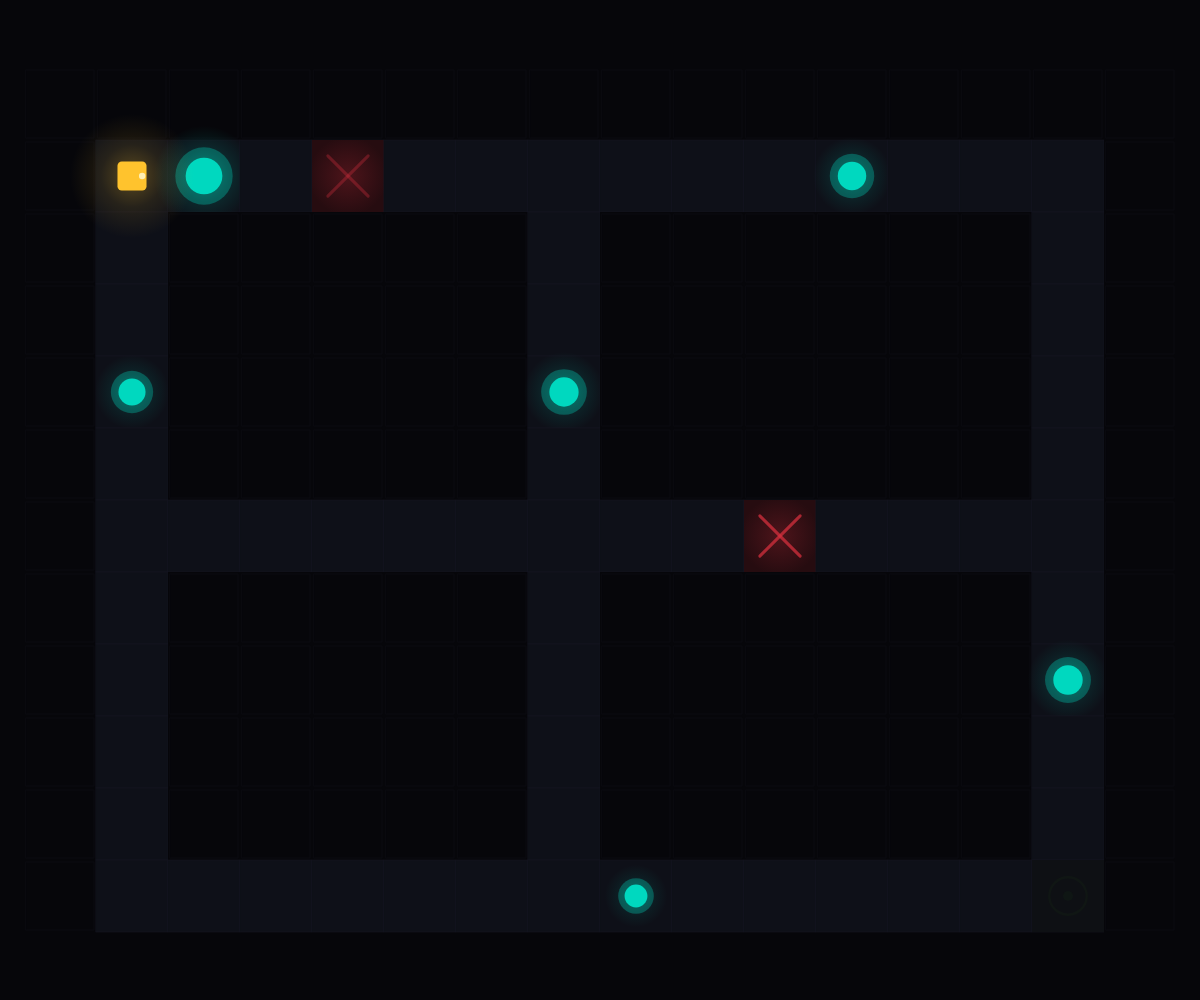
Frame 1 (no input)
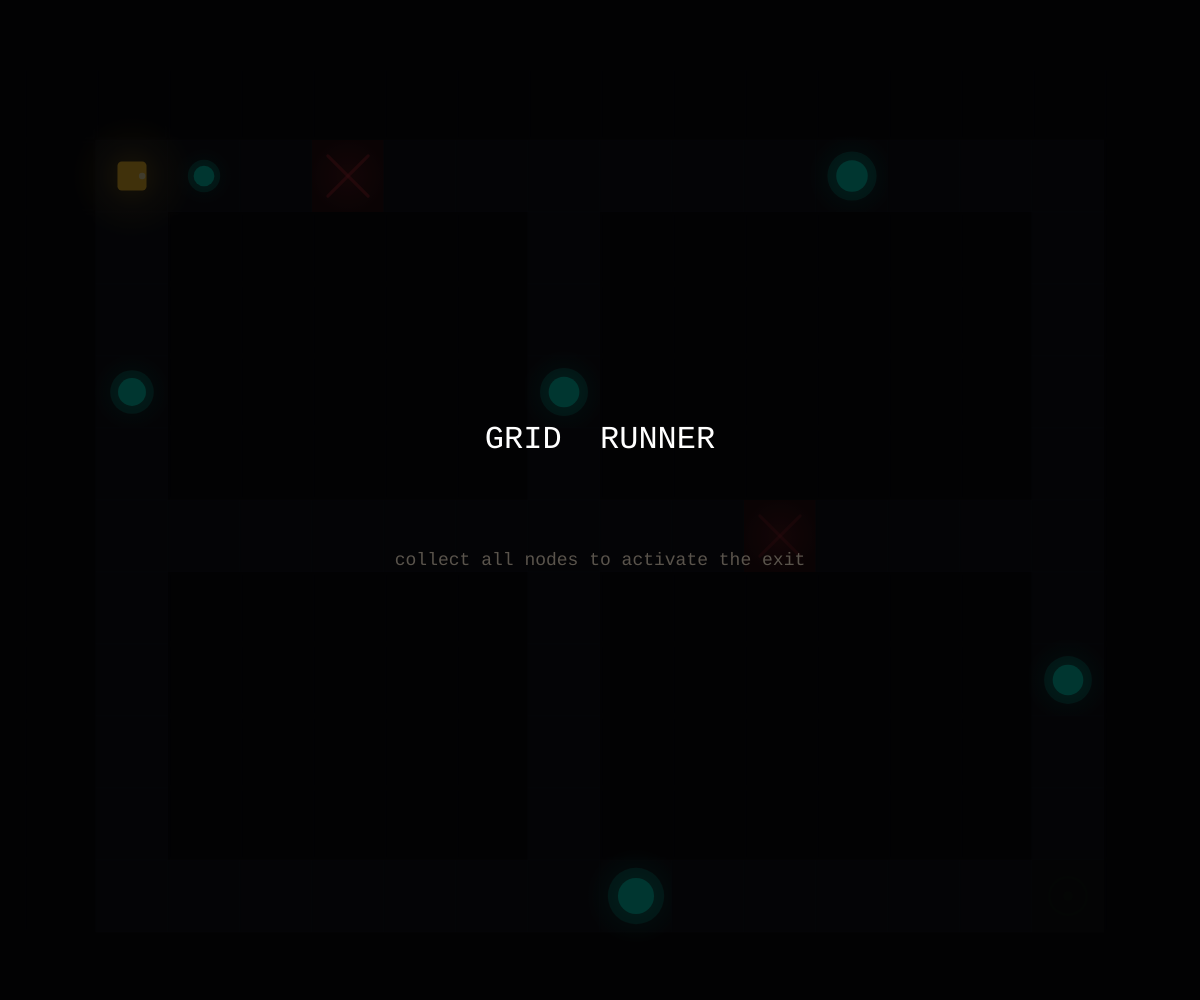
Frame 60 (no input)
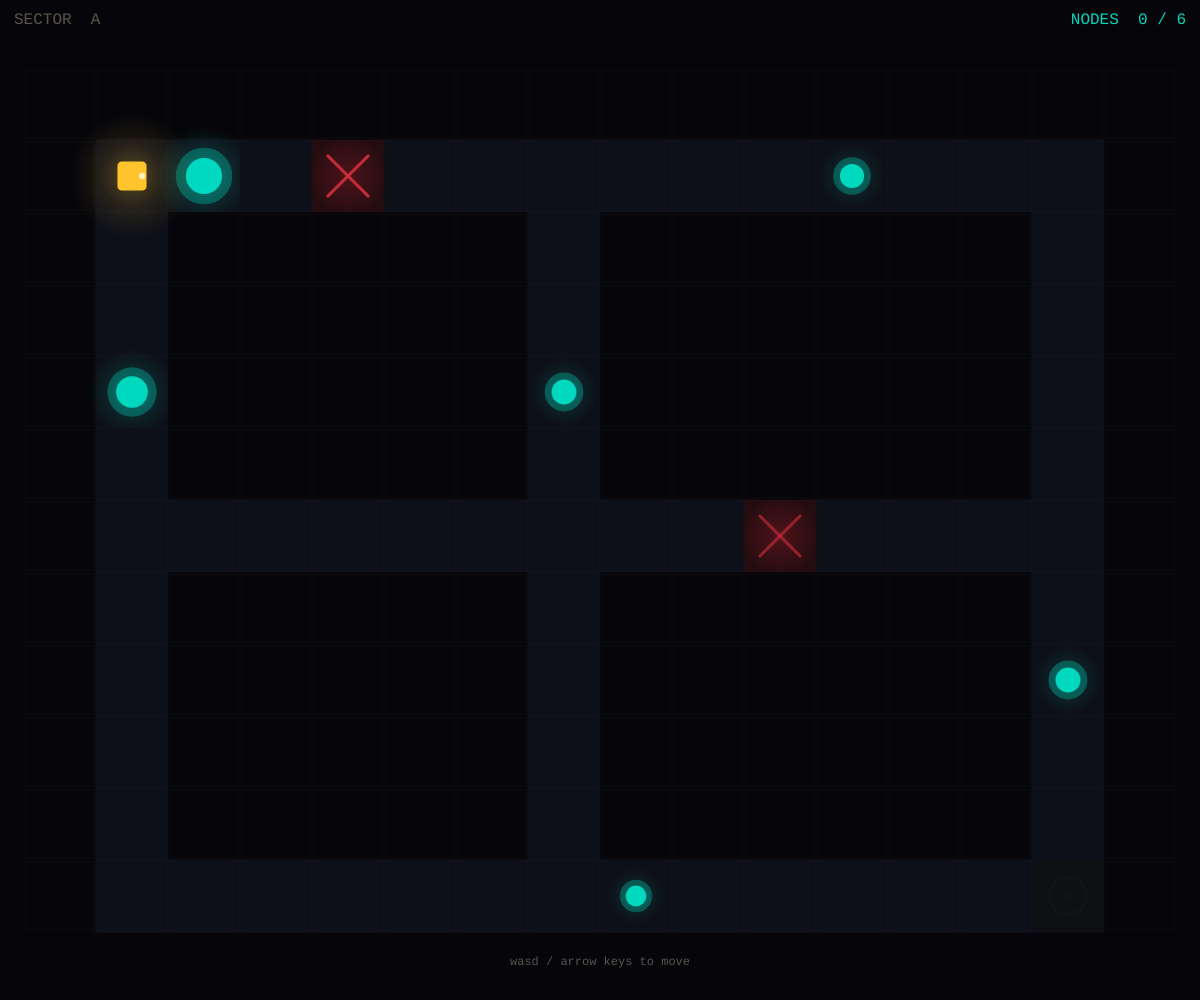
Frame 120 (the mouse pressed at the canvas centre since frame 60)

The p5.js sketch that drew these frames (run headless with seeded random() and noise() and a simulated clock; from frame 60 on, the mouse is pressed at the canvas centre):

// p5.js sketch
// ── sketch.js
// sketch.js - sidequest 04: grid runner
// state machine + rendering for a tile-based level crawler
// level data lives in levels.js - this file just loops over it

// ---- game state ----
let gameState   = 'title';  // 'title' | 'play' | 'trans_out' | 'trans_in' | 'end'
let levelIdx    = 0;
let level       = null;
let TILE        = 50;
let OX          = 0;   // canvas offset X (centers level)
let OY          = 0;   // canvas offset Y

// ---- player ----
let player = { x: 0, y: 0, dx: 0, dy: 0, size: 0 };
let startX  = 0,  startY  = 0;  // respawn position
let lastDX  = 1,  lastDY  = 0;  // direction memory for drawing facing arrow

// ---- nodes ----
let collected;   // Set of 'row,col' strings for collected nodes
let totalNodes;  // total in current level (computed from map)

// ---- transition ----
let transAlpha  = 0;   // 0-255 black overlay for level fade
let titleTimer  = 0;   // frames spent on title card

// ---- flash on hazard hit ----
let hitFlash    = 0;   // frames of red screen flash remaining

const SPEED       = 0;   // placeholder - computed per level in loadLevel
const TRANS_SPEED = 6;
const HIT_DUR     = 18;

// ---- palette ----
const C_WALL_D   = [6,   6,   10 ];
const C_WALL_L   = [10,  10,  16 ];
const C_FLOOR    = [14,  16,  24 ];
const C_FLOOR_G  = [20,  22,  34 ];  // floor grid line
const C_NODE     = [0,   215, 190];  // cyan-mint
const C_HAZ      = [215, 48,  62 ];  // neon red
const C_EXIT_D   = [20,  35,  22 ];  // exit dim
const C_EXIT_A   = [45,  230, 105];  // exit active
const C_PLAYER   = [255, 195, 45 ];  // warm gold
const C_TEXT     = [175, 168, 158];
const C_MUTED    = [90,  84,  76 ];

function setup() {
  createCanvas(windowWidth, windowHeight);
  textFont('monospace');
  noStroke();
  loadLevel(0);
}

// ---- level loading ----

function loadLevel(idx) {
  levelIdx = idx;
  level    = LEVELS[idx];

  let rows = level.map.length;
  let cols = level.map[0].length;

  // tile size that fits the canvas - leave a small margin
  TILE = floor(min((width  * 0.96) / cols,
                   (height * 0.96) / rows));

  OX = floor((width  - cols * TILE) / 2);
  OY = floor((height - rows * TILE) / 2);

  collected  = new Set();
  totalNodes = 0;

  // scan map: count nodes, find player start
  for (let r = 0; r < rows; r++) {
    for (let c = 0; c < cols; c++) {
      let t = level.map[r][c];
      if (t === T_NODE)  totalNodes++;
      if (t === T_START) { startX = OX + c * TILE + TILE / 2;
                           startY = OY + r * TILE + TILE / 2; }
    }
  }

  player.x    = startX;
  player.y    = startY;
  player.dx   = 0;
  player.dy   = 0;
  player.size = TILE * 0.48;

  lastDX = 1; lastDY = 0;
  hitFlash   = 0;
}

// ---- tile helpers ----

function tileAt(px, py) {
  let col = floor((px - OX) / TILE);
  let row = floor((py - OY) / TILE);
  let map = level.map;
  if (row < 0 || row >= map.length || col < 0 || col >= map[0].length) return T_WALL;
  return map[row][col];
}

function isWall(px, py) {
  return tileAt(px, py) === T_WALL;
}

// ---- main loop ----

function draw() {
  background(...C_WALL_D);

  if (gameState === 'title') {
    drawTiles();
    drawPlayer();
    drawTitleCard();
    titleTimer++;
    if (titleTimer > 110) gameState = 'play';
    return;
  }

  if (gameState === 'end') {
    drawEndScreen();
    return;
  }

  // trans_out: fade to black, then load next level and flip to trans_in
  if (gameState === 'trans_out') {
    drawTiles();
    drawPlayer();
    drawHUD();
    transAlpha = min(transAlpha + TRANS_SPEED, 255);
    fill(0, 0, 0, transAlpha);
    noStroke();
    rect(0, 0, width, height);
    if (transAlpha >= 255) {
      if (levelIdx + 1 < LEVELS.length) {
        loadLevel(levelIdx + 1);
        titleTimer  = 0;
        gameState   = 'trans_in';
        transAlpha  = 255;
      } else {
        gameState = 'end';
      }
    }
    return;
  }

  if (gameState === 'trans_in') {
    drawTiles();
    drawPlayer();
    drawHUD();
    transAlpha = max(transAlpha - TRANS_SPEED, 0);
    fill(0, 0, 0, transAlpha);
    noStroke();
    rect(0, 0, width, height);
    // show level label as it fades in
    if (transAlpha > 80) {
      textSize(constrain(width * 0.038, 18, 34));
      textAlign(CENTER, CENTER);
      fill(255, 255, 255, transAlpha * 0.8);
      text(level.name, width / 2, height / 2);
    }
    if (transAlpha <= 0) gameState = 'play';
    return;
  }

  // ---- gameState === 'play' ----
  movePlayer();
  checkTile();
  drawTiles();
  drawPlayer();
  drawHUD();

  // red flash on hazard hit
  if (hitFlash > 0) {
    fill(200, 30, 40, map(hitFlash, 0, HIT_DUR, 0, 90));
    noStroke();
    rect(0, 0, width, height);
    hitFlash--;
  }
}

// ---- movement + collision ----

function movePlayer() {
  let spd   = TILE * 0.065;
  let vx    = 0, vy = 0;

  if (keyIsDown(LEFT_ARROW)  || keyIsDown(65)) vx = -spd;
  if (keyIsDown(RIGHT_ARROW) || keyIsDown(68)) vx =  spd;
  if (keyIsDown(UP_ARROW)    || keyIsDown(87)) vy = -spd;
  if (keyIsDown(DOWN_ARROW)  || keyIsDown(83)) vy =  spd;

  // save last direction for the facing indicator
  if (vx !== 0 || vy !== 0) { lastDX = vx; lastDY = vy; }

  let hw = player.size * 0.46;

  // x and y resolved independently - lets player slide along walls
  if (vx !== 0) {
    let ex = vx > 0 ? player.x + hw + vx : player.x - hw + vx;
    if (!isWall(ex, player.y - hw + 1) && !isWall(ex, player.y + hw - 1)) {
      player.x += vx;
    }
  }
  if (vy !== 0) {
    let ey = vy > 0 ? player.y + hw + vy : player.y - hw + vy;
    if (!isWall(player.x - hw + 1, ey) && !isWall(player.x + hw - 1, ey)) {
      player.y += vy;
    }
  }
}

// ---- tile interaction (collect nodes, trigger hazard/exit) ----

function checkTile() {
  let col = floor((player.x - OX) / TILE);
  let row = floor((player.y - OY) / TILE);
  let key = `${row},${col}`;
  let map = level.map;
  if (row < 0 || row >= map.length || col < 0 || col >= map[0].length) return;

  let t = map[row][col];

  if (t === T_NODE && !collected.has(key)) {
    collected.add(key);
  }

  if (t === T_HAZARD) {
    player.x = startX;
    player.y = startY;
    hitFlash  = HIT_DUR;
  }

  if (t === T_EXIT && collected.size >= totalNodes) {
    gameState  = 'trans_out';
    transAlpha = 0;
  }
}

// ---- tile renderer (this is the assignment - loop over the array) ----

function drawTiles() {
  let rows = level.map.length;
  let cols = level.map[0].length;

  // loop over every cell in the 2D array and draw the matching tile type
  for (let r = 0; r < rows; r++) {
    for (let c = 0; c < cols; c++) {
      let tile = level.map[r][c];
      let x    = OX + c * TILE;
      let y    = OY + r * TILE;

      drawTile(tile, x, y, r, c);
    }
  }
}

function drawTile(tile, x, y, r, c) {
  let cx = x + TILE / 2;
  let cy = y + TILE / 2;

  if (tile === T_WALL) {
    // dark block - faint lighter inner line for texture
    fill(...C_WALL_D);
    noStroke();
    rect(x, y, TILE, TILE);
    stroke(...C_WALL_L);
    strokeWeight(1);
    noFill();
    rect(x + 2, y + 2, TILE - 4, TILE - 4);
    noStroke();
    return;
  }

  // all non-wall tiles: draw floor base first
  fill(...C_FLOOR);
  noStroke();
  rect(x, y, TILE, TILE);
  // faint grid border
  stroke(...C_FLOOR_G);
  strokeWeight(0.5);
  noFill();
  rect(x, y, TILE, TILE);
  noStroke();

  if (tile === T_FLOOR || tile === T_START) return;  // just floor

  if (tile === T_NODE) {
    // skip already-collected nodes - show empty floor
    if (collected.has(`${r},${c}`)) return;

    // pulsing glow
    let pulse = 0.78 + 0.22 * sin(frameCount * 0.048 + r * 0.7 + c * 0.5);
    let gr    = TILE * 0.7 * pulse;
    let ctx   = drawingContext;
    let glow  = ctx.createRadialGradient(cx, cy, 0, cx, cy, gr);
    glow.addColorStop(0,   `rgba(0, 215, 190, ${0.38 * pulse})`);
    glow.addColorStop(0.5, `rgba(0, 200, 175, ${0.14 * pulse})`);
    glow.addColorStop(1,   'rgba(0, 200, 175, 0)');
    ctx.fillStyle = glow;
    ctx.fillRect(cx - gr, cy - gr, gr * 2, gr * 2);

    // inner orb
    let rs = TILE * 0.16 * pulse;
    fill(180, 255, 248);
    noStroke();
    ellipse(cx, cy, rs * 2, rs * 2);
    fill(0, 215, 190);
    ellipse(cx, cy, rs * 3.2, rs * 3.2);
    fill(0, 215, 190, 80);
    ellipse(cx, cy, rs * 5, rs * 5);
    return;
  }

  if (tile === T_HAZARD) {
    // red-tinted floor
    fill(38, 12, 16);
    noStroke();
    rect(x, y, TILE, TILE);

    // animated X - flickers
    let flick = 0.65 + 0.35 * sin(frameCount * 0.18 + c * 1.3);
    let m     = TILE * 0.22;
    stroke(215, 48, 62, 220 * flick);
    strokeWeight(constrain(TILE * 0.045, 1.5, 3));
    line(x + m, y + m, x + TILE - m, y + TILE - m);
    line(x + TILE - m, y + m, x + m, y + TILE - m);
    noStroke();

    // subtle red corner glow
    let ctx  = drawingContext;
    let ghaz = ctx.createRadialGradient(cx, cy, 0, cx, cy, TILE * 0.55);
    ghaz.addColorStop(0, 'rgba(215, 48, 62, 0.22)');
    ghaz.addColorStop(1, 'rgba(215, 48, 62, 0)');
    ctx.fillStyle = ghaz;
    ctx.fillRect(x, y, TILE, TILE);
    return;
  }

  if (tile === T_EXIT) {
    let active = collected.size >= totalNodes;
    let col    = active ? C_EXIT_A : C_EXIT_D;

    // tinted floor
    fill(active ? 10 : 14, active ? 28 : 16, active ? 14 : 20);
    noStroke();
    rect(x, y, TILE, TILE);

    if (active) {
      // radial exit glow
      let pulse  = 0.8 + 0.2 * sin(frameCount * 0.055);
      let ctx    = drawingContext;
      let gexit  = ctx.createRadialGradient(cx, cy, 0, cx, cy, TILE * 0.9 * pulse);
      gexit.addColorStop(0,   `rgba(45, 230, 105, ${0.45 * pulse})`);
      gexit.addColorStop(0.6, `rgba(45, 230, 105, ${0.12 * pulse})`);
      gexit.addColorStop(1,   'rgba(45, 230, 105, 0)');
      ctx.fillStyle = gexit;
      ctx.fillRect(x - TILE * 0.4, y - TILE * 0.4, TILE * 1.8, TILE * 1.8);

      // expanding ring animation
      let ringR = (frameCount * 1.4 % (TILE * 1.0));
      stroke(45, 230, 105, map(ringR, 0, TILE, 160, 0));
      strokeWeight(1.5);
      noFill();
      ellipse(cx, cy, ringR * 2, ringR * 2);
      noStroke();
    }

    // portal circle
    stroke(...col, active ? 200 : 90);
    strokeWeight(constrain(TILE * 0.04, 1.5, 2.5));
    noFill();
    ellipse(cx, cy, TILE * 0.52, TILE * 0.52);
    // inner dot
    fill(...col, active ? 200 : 80);
    noStroke();
    ellipse(cx, cy, TILE * 0.14, TILE * 0.14);
  }
}

// ---- player renderer ----

function drawPlayer() {
  let px = player.x, py = player.y;
  let s  = player.size;

  // outer glow
  let ctx  = drawingContext;
  let gp   = ctx.createRadialGradient(px, py, 0, px, py, s * 1.8);
  gp.addColorStop(0,   'rgba(255, 195, 45, 0.32)');
  gp.addColorStop(0.5, 'rgba(255, 195, 45, 0.10)');
  gp.addColorStop(1,   'rgba(255, 195, 45, 0)');
  ctx.fillStyle = gp;
  ctx.fillRect(px - s * 2, py - s * 2, s * 4, s * 4);

  // body square
  fill(...C_PLAYER);
  noStroke();
  let hw = s * 0.42;
  rect(px - hw, py - hw, hw * 2, hw * 2, constrain(TILE * 0.06, 2, 5));

  // direction indicator - small bright dot on the leading edge
  let mag  = sqrt(lastDX * lastDX + lastDY * lastDY);
  let ndx  = mag > 0 ? lastDX / mag : 1;
  let ndy  = mag > 0 ? lastDY / mag : 0;
  fill(255, 240, 180);
  ellipse(px + ndx * hw * 0.7, py + ndy * hw * 0.7,
          constrain(TILE * 0.09, 3, 7),
          constrain(TILE * 0.09, 3, 7));
}

// ---- HUD ----

function drawHUD() {
  let sz    = constrain(width * 0.020, 10, 16);
  let allIn = collected.size >= totalNodes;

  textSize(sz);
  noStroke();

  // level name - top left
  textAlign(LEFT, TOP);
  fill(...C_MUTED);
  text(level.name, 14, 12);

  // node count - top right
  textAlign(RIGHT, TOP);
  fill(allIn ? color(...C_EXIT_A) : color(...C_NODE));
  text(`NODES  ${collected.size} / ${totalNodes}`, width - 14, 12);

  // prompt when all nodes in - blinking
  if (allIn) {
    let blink = floor(frameCount / 20) % 2 === 0;
    if (blink) {
      textSize(constrain(width * 0.016, 8, 13));
      textAlign(CENTER, BOTTOM);
      fill(...C_EXIT_A);
      text('exit active - reach the portal', width / 2, height - 12);
    }
  }

  // wasd hint on first level only, fades out after 200 frames
  if (levelIdx === 0 && frameCount < 200) {
    let a = frameCount < 120 ? 255 : map(frameCount, 120, 200, 255, 0);
    textSize(constrain(width * 0.015, 7, 12));
    textAlign(CENTER, BOTTOM);
    fill(...C_MUTED, a);
    text('wasd / arrow keys to move', width / 2, height - constrain(height * 0.04, 22, 32));
  }
}

// ---- title card (shown briefly at start + between levels) ----

function drawTitleCard() {
  let a = titleTimer < 20  ? map(titleTimer, 0,  20,  0, 255) :
          titleTimer > 80  ? map(titleTimer, 80, 110, 255, 0) : 255;

  fill(0, 0, 0, a * 0.75);
  noStroke();
  rect(0, 0, width, height);

  textAlign(CENTER, CENTER);
  textSize(constrain(width * 0.038, 18, 32));
  fill(255, 255, 255, a);
  text('GRID  RUNNER', width / 2, height * 0.44);

  textSize(constrain(width * 0.022, 10, 18));
  fill(...C_MUTED, a);
  text('collect all nodes to activate the exit', width / 2, height * 0.56);
}

// ---- end screen ----

function drawEndScreen() {
  background(...C_WALL_D);

  textAlign(CENTER, CENTER);
  noStroke();

  textSize(constrain(width * 0.016, 8, 13));
  fill(...C_MUTED);
  text('GRID  RUNNER', width / 2, height * 0.28);

  textSize(constrain(width * 0.046, 22, 42));
  fill(...C_EXIT_A);
  text('ALL SECTORS CLEAR', width / 2, height * 0.42);

  textSize(constrain(width * 0.024, 11, 19));
  fill(...C_TEXT);
  text('signal fully restored', width / 2, height * 0.54);

  // play again
  let btnW = constrain(width * 0.22, 120, 200);
  let btnH = constrain(height * 0.07, 36, 50);
  let bx   = width / 2 - btnW / 2;
  let by   = height * 0.66;
  let hov  = mouseX > bx && mouseX < bx + btnW && mouseY > by && mouseY < by + btnH;

  fill(hov ? color(...C_FLOOR_G) : color(10, 12, 18));
  stroke(40, 38, 35);
  strokeWeight(1);
  rect(bx, by, btnW, btnH, 4);
  noStroke();

  textSize(constrain(width * 0.022, 10, 18));
  fill(hov ? color(...C_EXIT_A) : color(...C_TEXT));
  text('play again', width / 2, by + btnH / 2);
}

function mousePressed() {
  if (gameState === 'end') {
    loadLevel(0);
    titleTimer = 0;
    gameState  = 'title';
  }
}

function windowResized() {
  resizeCanvas(windowWidth, windowHeight);
  loadLevel(levelIdx);  // recompute TILE + offsets for new canvas size
}

// ── levels.js
// levels.js - all level data for sidequest 04
// each level is a 2D array - sketch.js loops over this to place every tile
//
// tile key:
//   0 = wall      (impassable)
//   1 = floor     (walkable)
//   2 = node      (collect all to activate exit)
//   3 = hazard    (resets player to start, keeps collected nodes)
//   4 = exit      (only active when all nodes collected)
//   5 = start     (player spawn, treated as floor at runtime)
//
// map structure: vertical corridors at cols 1, 7, 14
//                horizontal corridors at rows 1, 6, 11
//                all other cells are sealed walls
//
// hazard placement rule: for each pair of adjacent vertical corridors,
// at most 2 of the 3 connecting horizontal rows can have a hazard -
// there must always be at least one clear route between every section

const T_WALL   = 0;
const T_FLOOR  = 1;
const T_NODE   = 2;
const T_HAZARD = 3;
const T_EXIT   = 4;
const T_START  = 5;

const LEVELS = [

  // ---- SECTOR A - gentle intro, 6 nodes, 2 hazards ----
  // one hazard on the top corridor (row 1) and one on the mid (row 6)
  // every section still has at least one clear route to every other section
  {
    name: 'SECTOR  A',
    map: [
      [0, 0, 0, 0, 0, 0, 0, 0, 0, 0, 0, 0, 0, 0, 0, 0],
      [0, 5, 2, 1, 3, 1, 1, 1, 1, 1, 1, 2, 1, 1, 1, 0], // top row:  node col2, hazard col4, node col11
      [0, 1, 0, 0, 0, 0, 0, 1, 0, 0, 0, 0, 0, 0, 1, 0],
      [0, 1, 0, 0, 0, 0, 0, 1, 0, 0, 0, 0, 0, 0, 1, 0],
      [0, 2, 0, 0, 0, 0, 0, 2, 0, 0, 0, 0, 0, 0, 1, 0], // sides:    nodes col1 + col7
      [0, 1, 0, 0, 0, 0, 0, 1, 0, 0, 0, 0, 0, 0, 1, 0],
      [0, 1, 1, 1, 1, 1, 1, 1, 1, 1, 3, 1, 1, 1, 1, 0], // mid row:  hazard col10
      [0, 1, 0, 0, 0, 0, 0, 1, 0, 0, 0, 0, 0, 0, 1, 0],
      [0, 1, 0, 0, 0, 0, 0, 1, 0, 0, 0, 0, 0, 0, 2, 0], // side:     node col14
      [0, 1, 0, 0, 0, 0, 0, 1, 0, 0, 0, 0, 0, 0, 1, 0],
      [0, 1, 0, 0, 0, 0, 0, 1, 0, 0, 0, 0, 0, 0, 1, 0],
      [0, 1, 1, 1, 1, 1, 1, 1, 2, 1, 1, 1, 1, 1, 4, 0], // bot row:  node col8, exit col14
    ],
  },

  // ---- SECTOR B - 8 nodes, 4 hazards ----
  // two hazards per horizontal pair - the only clear col1->col7 path is row 11
  // the only clear col7->col14 path is row 1, so routing actually matters now
  {
    name: 'SECTOR  B',
    map: [
      [0, 0, 0, 0, 0, 0, 0, 0, 0, 0, 0, 0, 0, 0, 0, 0],
      [0, 5, 1, 3, 1, 2, 1, 1, 1, 1, 2, 1, 1, 1, 1, 0], // top row:  hazard col3, nodes col5 + col10
      [0, 1, 0, 0, 0, 0, 0, 1, 0, 0, 0, 0, 0, 0, 1, 0],
      [0, 2, 0, 0, 0, 0, 0, 1, 0, 0, 0, 0, 0, 0, 1, 0], // side:     node col1
      [0, 1, 0, 0, 0, 0, 0, 2, 0, 0, 0, 0, 0, 0, 1, 0], // center:   node col7
      [0, 1, 0, 0, 0, 0, 0, 1, 0, 0, 0, 0, 0, 0, 2, 0], // side:     node col14
      [0, 1, 1, 1, 3, 1, 1, 1, 1, 1, 3, 1, 1, 1, 1, 0], // mid row:  hazards col4 + col10
      [0, 1, 0, 0, 0, 0, 0, 1, 0, 0, 0, 0, 0, 0, 1, 0],
      [0, 1, 0, 0, 0, 0, 0, 2, 0, 0, 0, 0, 0, 0, 1, 0], // center:   node col7
      [0, 2, 0, 0, 0, 0, 0, 1, 0, 0, 0, 0, 0, 0, 1, 0], // side:     node col1
      [0, 1, 0, 0, 0, 0, 0, 1, 0, 0, 0, 0, 0, 0, 1, 0],
      [0, 1, 1, 1, 1, 1, 2, 1, 1, 1, 1, 3, 1, 1, 4, 0], // bot row:  node col6, hazard col11, exit col14
    ],
  },

];
